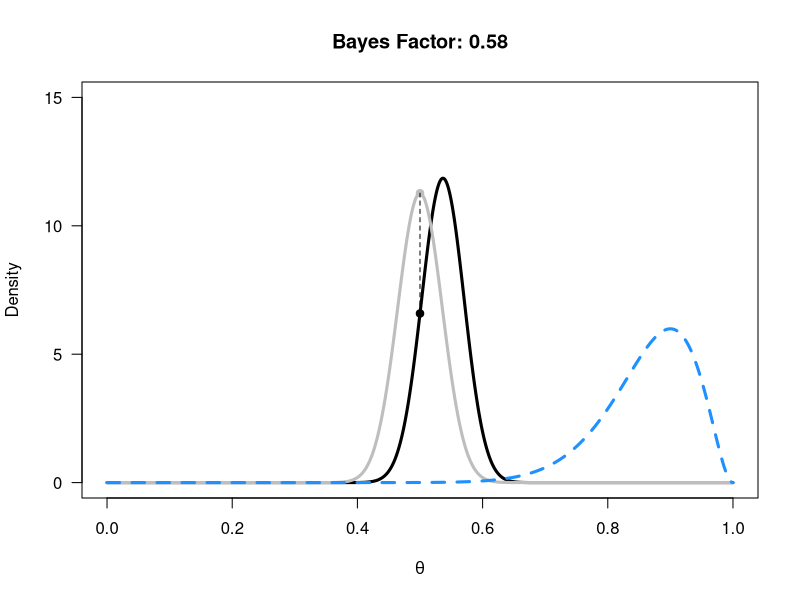

This chart was generated by the following R code:
H0<-0.5 #Set the point null hypothesis you want to calculate the Bayes Factor for
n<-20   #Set total trials
x<-18   #Set successes
aprior<-100 #Set the alpha for the Beta distribution for the prior
bprior<-100 #Set the beta for the Beta distribution for the prior

alikelihood<-x+1 #Calculate the alpha for the Beta distribution for the likelihood
blikelihood<-n-x+1 #Calculate the beta for the Beta distribution for the likelihood
aposterior<-aprior+alikelihood-1 #Calculate the alpha for the Beta distribution for the posterior
bposterior<-bprior+blikelihood-1 #Calculate the beta for the Beta distribution for the posterior

theta<-seq(0,1,0.001) #create theta range from 0 to 1
#png(file="PriorLikelihoodPosterior.png",width=3000,height=3000, res = 500)
prior <- dbeta(theta, aprior, bprior)
likelihood <- dbeta(theta, alikelihood, blikelihood)
posterior <- dbeta(theta, aposterior, bposterior)
plot(theta, posterior, ylim=c(0, 15), type = "l", lwd = 3, xlab = bquote(theta), ylab = "Density", las = 1)
lines(theta, prior, col="grey", lwd = 3)
lines(theta, likelihood, lty = 2, lwd = 3, col="dodgerblue")
BF10<-dbeta(H0, aposterior, bposterior)/dbeta(H0, aprior, bprior)
points(H0,dbeta(H0, aposterior, bposterior), pch = 19)
points(H0,dbeta(H0, aprior, bprior), pch = 19, col="grey")
segments(H0, dbeta(H0, aposterior, bposterior), H0, dbeta(H0, aprior, bprior), lty=2)
title(paste('Bayes Factor:',round(BF10,digits=2)))
#dev.off()

# [redacted]
# This work is licensed under a Creative Commons Attribution-NonCommercial-ShareAlike 4.0 International License. https://creativecommons.org/licenses/by-nc-sa/4.0/